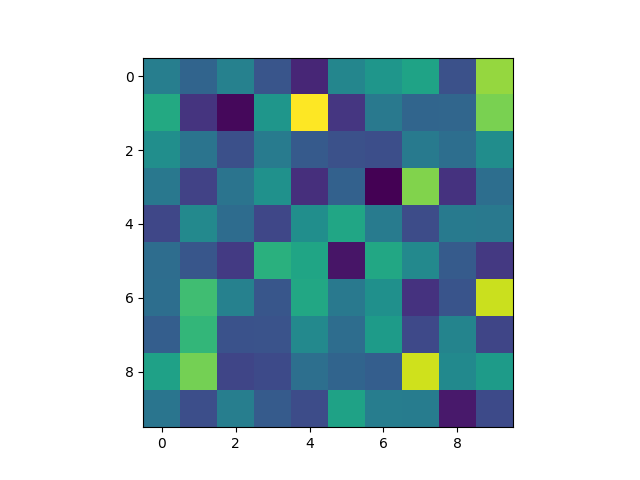

This figure's Python source:
#!/usr/bin/env python3
#my-test.py module


import matplotlib.pyplot as plt
import tkinter
from matplotlib.animation import FuncAnimation
from time import time, sleep 
import numpy as np
from time import time

tensor = np.random.randn( 10, 10 )
img = plt.imshow(tensor)

plt.show()
#plt.savefig("my_test.png")
'''
def update( frame_i ):
    t = np.random.randn( 350, 700 )
    img.set_data( t )
#    img.set_array( t )
    return img, "figure 1"



img = plt.imshow( tensor )

animation = FuncAnimation( plt.gcf(), update, frames=range(100), interval = 1 )

plt.show()

'''
